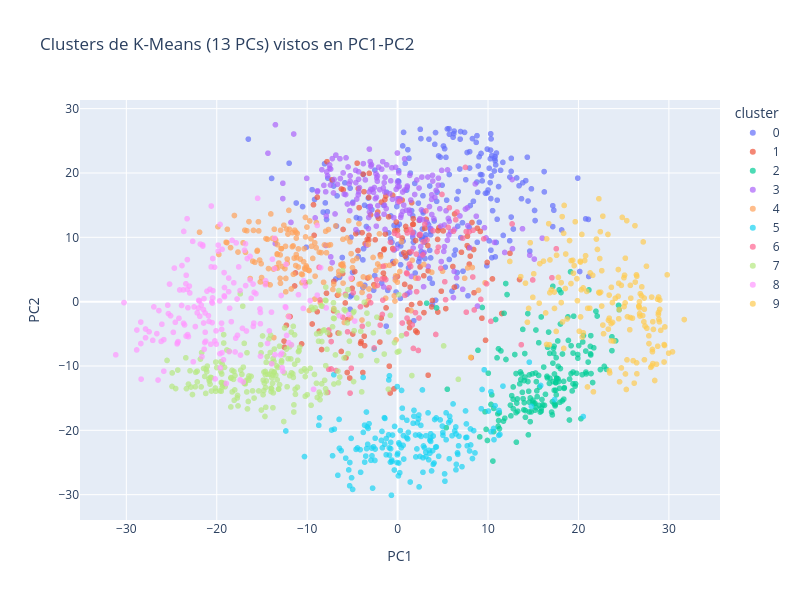

The cell this chart's notebook holds for it:
### Markdown cell above
---
## 5️⃣ ¿Qué encontró K-Means?

Visualizamos los clusters de K-Means (sobre 13 PCs) en el plano PC1-PC2 y la "imagen promedio" de cada cluster.

### Code cell
fig = px.scatter(x=scores_2d[:, 0], y=scores_2d[:, 1], color=kmeans_pca80.labels_.astype(str),
                 category_orders={'color': [str(c) for c in range(10)]},
                 labels={'x': 'PC1', 'y': 'PC2', 'color': 'cluster'}, opacity=0.7,
                 title=f'Clusters de K-Means ({pca_80.n_components_} PCs) vistos en PC1-PC2')
fig.update_layout(width=800, height=600)
fig.show()

# Imagen promedio de cada cluster (en píxeles originales) y el dígito más frecuente en él
fig, axes = plt.subplots(1, 10, figsize=(12, 1.8))
for c, ax in enumerate(axes):
    miembros = kmeans_pca80.labels_ == c
    ax.imshow(X_digits[miembros].mean(axis=0).reshape(8, 8), cmap='binary')
    moda = np.bincount(y_digits[miembros]).argmax()
    ax.set_title(f'C{c}: "{moda}"\n({(y_digits[miembros] == moda).mean():.0%})', fontsize=8)
    ax.axis('off')
plt.suptitle('Imagen promedio de cada cluster, su dígito más frecuente y qué % del cluster es ese dígito', y=1.12)
plt.show()

### Figure 1 — Plotly figure (JSON) as saved in the notebook; plotly's stock layout.template omitted (floating-point values rounded to 4 significant figures; data arrays with more than 128 entries replaced by an {"elided": "..."} marker saying what was removed)
{"data": [{"hovertemplate": "cluster=0<br>PC1=%{x}<br>PC2=%{y}<extra></extra>", "legendgroup": "0", "marker": {"color": "#636efa", "opacity": 0.7, "symbol": "circle"}, "mode": "markers", "name": "0", "showlegend": true, "type": "scattergl", "x": {"elided": "237 float values"}, "xaxis": "x", "y": {"elided": "237 float values"}, "yaxis": "y"}, {"hovertemplate": "cluster=1<br>PC1=%{x}<br>PC2=%{y}<extra></extra>", "legendgroup": "1", "marker": {"color": "#EF553B", "opacity": 0.7, "symbol": "circle"}, "mode": "markers", "name": "1", "showlegend": true, "type": "scattergl", "x": {"elided": "149 float values"}, "xaxis": "x", "y": {"elided": "149 float values"}, "yaxis": "y"}, {"hovertemplate": "cluster=2<br>PC1=%{x}<br>PC2=%{y}<extra></extra>", "legendgroup": "2", "marker": {"color": "#00cc96", "opacity": 0.7, "symbol": "circle"}, "mode": "markers", "name": "2", "showlegend": true, "type": "scattergl", "x": {"elided": "182 float values"}, "xaxis": "x", "y": {"elided": "182 float values"}, "yaxis": "y"}, {"hovertemplate": "cluster=3<br>PC1=%{x}<br>PC2=%{y}<extra></extra>", "legendgroup": "3", "marker": {"color": "#ab63fa", "opacity": 0.7, "symbol": "circle"}, "mode": "markers", "name": "3", "showlegend": true, "type": "scattergl", "x": {"elided": "193 float values"}, "xaxis": "x", "y": {"elided": "193 float values"}, "yaxis": "y"}, {"hovertemplate": "cluster=4<br>PC1=%{x}<br>PC2=%{y}<extra></extra>", "legendgroup": "4", "marker": {"color": "#FFA15A", "opacity": 0.7, "symbol": "circle"}, "mode": "markers", "name": "4", "showlegend": true, "type": "scattergl", "x": {"elided": "179 float values"}, "xaxis": "x", "y": {"elided": "179 float values"}, "yaxis": "y"}, {"hovertemplate": "cluster=5<br>PC1=%{x}<br>PC2=%{y}<extra></extra>", "legendgroup": "5", "marker": {"color": "#19d3f3", "opacity": 0.7, "symbol": "circle"}, "mode": "markers", "name": "5", "showlegend": true, "type": "scattergl", "x": {"elided": "180 float values"}, "xaxis": "x", "y": {"elided": "180 float values"}, "yaxis": "y"}, {"hovertemplate": "cluster=6<br>PC1=%{x}<br>PC2=%{y}<extra></extra>", "legendgroup": "6", "marker": {"color": "#FF6692", "opacity": 0.7, "symbol": "circle"}, "mode": "markers", "name": "6", "showlegend": true, "type": "scattergl", "x": [3.009, 0.02586, 4.776, 2.825, 1.644, 3.254, 7.914, 6.565, 0.1917, 7.499, 3.135, -0.7919, -3.907, 2.802, -2.231, -2.314, -1.923, 2.068, 7.208, 1.44, 1.076, -1.631, 7.582, 3.917, 9.53, 17.55, 5.593, 0.8101, 2.295, -6.063, 2.507, 4.5, -1.305, 1.51, -0.4744, 6.425, 12.66, -0.3426, 1.409, 1.317, 2.272, 14.94, 2.099, 2.368, 7.594, 17.06, 1.74, 10.32, 0.9895, 8.476, 5.304, 5.219, 1.042, 9.84, 9.206, 1.616, 8.343, 8.313, 0.9757, -1.595, -1.718, 1.044, 13.68, 5.723, 6.18, 4.907, -1.685, -2.593, 1.976, 4.365, -4.904, -5.53, -3.119, -5.126, -6.802, 4.223, -7.622, -7.339, -7.725, -8.574, -2.983, -7.345, -5.259, -7.612, 0.5191, -8.687, -5.764, -4.111, -0.938], "xaxis": "x", "y": [11.99, 10.34, 5.181, 9.287, 10.74, 9.593, 10.86, 13.93, 15.57, 20.86, 14.1, 9.228, -3.829, 7.266, 2.516, 3.412, -3.649, 7.393, 9.865, 5.462, 10.68, 0.2375, 10.89, 11.01, 9.763, 8.221, 11.56, 0.9831, -7.588, -2.427, 10.46, 8.465, 3.423, 7.787, 8.075, 12.74, 12.08, 10.61, 11.22, 5.846, 3.637, 3.369, 1.551, -2.543, -1.637, 3.711, -7.267, -3.059, 4.46, -1.288, 0.3018, 3.091, -2.557, 2.773, 0.3494, -3.613, 11.09, 3.83, -5.017, 5.491, 3.536, 4.35, -6.694, 14.6, 10.94, 16.66, -1.993, -7.194, -1.709, 7.779, 1.385, -4.689, 0.8298, -10.35, -10.71, -5.102, -10.5, -10.46, -14.1, 0.2603, -0.1792, -6.206, -14.22, -4.409, -3.324, 5.336, 1.132, -0.8015, 2.165], "yaxis": "y"}, {"hovertemplate": "cluster=7<br>PC1=%{x}<br>PC2=%{y}<extra></extra>", "legendgroup": "7", "marker": {"color": "#B6E880", "opacity": 0.7, "symbol": "circle"}, "mode": "markers", "name": "7", "showlegend": true, "type": "scattergl", "x": {"elided": "243 float values"}, "xaxis": "x", "y": {"elided": "243 float values"}, "yaxis": "y"}, {"hovertemplate": "cluster=8<br>PC1=%{x}<br>PC2=%{y}<extra></extra>", "legendgroup": "8", "marker": {"color": "#FF97FF", "opacity": 0.7, "symbol": "circle"}, "mode": "markers", "name": "8", "showlegend": true, "type": "scattergl", "x": {"elided": "176 float values"}, "xaxis": "x", "y": {"elided": "176 float values"}, "yaxis": "y"}, {"hovertemplate": "cluster=9<br>PC1=%{x}<br>PC2=%{y}<extra></extra>", "legendgroup": "9", "marker": {"color": "#FECB52", "opacity": 0.7, "symbol": "circle"}, "mode": "markers", "name": "9", "showlegend": true, "type": "scattergl", "x": {"elided": "169 float values"}, "xaxis": "x", "y": {"elided": "169 float values"}, "yaxis": "y"}], "layout": {"height": 600, "legend": {"title": {"text": "cluster"}, "tracegroupgap": 0}, "title": {"text": "Clusters de K-Means (13 PCs) vistos en PC1-PC2"}, "width": 800, "xaxis": {"anchor": "y", "domain": [0.0, 1.0], "title": {"text": "PC1"}}, "yaxis": {"anchor": "x", "domain": [0.0, 1.0], "title": {"text": "PC2"}}}}
